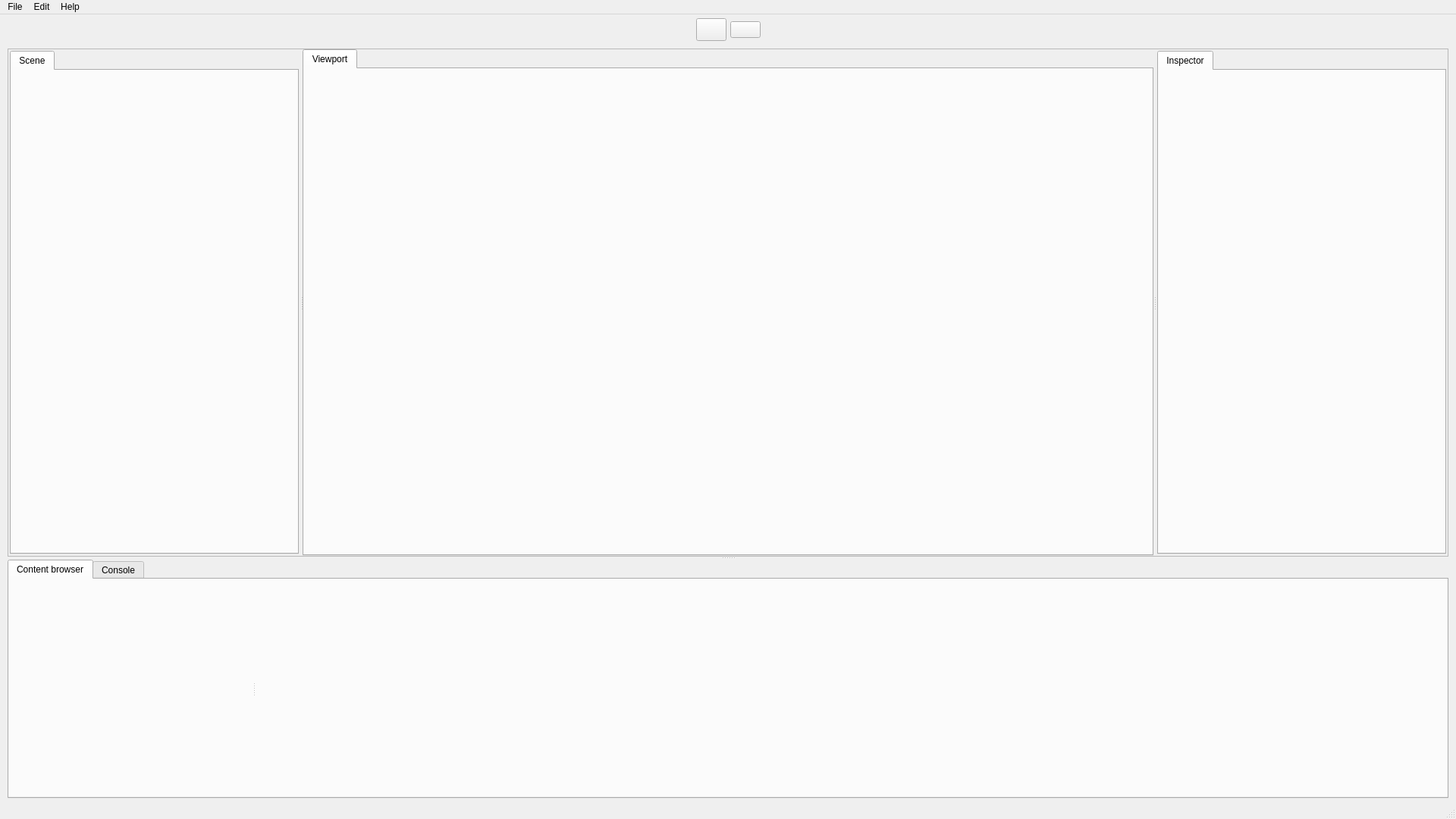
<?xml version="1.0" encoding="UTF-8"?>
<ui version="4.0">
 <class>editor::editor_main</class>
 <widget class="QMainWindow" name="editor::editor_main">
  <property name="geometry">
   <rect>
    <x>0</x>
    <y>0</y>
    <width>1920</width>
    <height>1080</height>
   </rect>
  </property>
  <property name="windowTitle">
   <string>editor_main</string>
  </property>
  <widget class="QWidget" name="centralwidget">
   <property name="sizePolicy">
    <sizepolicy hsizetype="Expanding" vsizetype="Expanding">
     <horstretch>1</horstretch>
     <verstretch>1</verstretch>
    </sizepolicy>
   </property>
   <layout class="QGridLayout" name="gridLayout" rowstretch="0,0" columnstretch="0">
    <property name="leftMargin">
     <number>10</number>
    </property>
    <property name="topMargin">
     <number>5</number>
    </property>
    <property name="rightMargin">
     <number>10</number>
    </property>
    <property name="bottomMargin">
     <number>5</number>
    </property>
    <property name="spacing">
     <number>10</number>
    </property>
    <item row="1" column="0">
     <widget class="QSplitter" name="splitter_2">
      <property name="enabled">
       <bool>true</bool>
      </property>
      <property name="sizePolicy">
       <sizepolicy hsizetype="Preferred" vsizetype="Preferred">
        <horstretch>1</horstretch>
        <verstretch>1</verstretch>
       </sizepolicy>
      </property>
      <property name="minimumSize">
       <size>
        <width>400</width>
        <height>300</height>
       </size>
      </property>
      <property name="orientation">
       <enum>Qt::Orientation::Vertical</enum>
      </property>
      <property name="childrenCollapsible">
       <bool>false</bool>
      </property>
      <widget class="QSplitter" name="splitter">
       <property name="sizePolicy">
        <sizepolicy hsizetype="Expanding" vsizetype="Expanding">
         <horstretch>1</horstretch>
         <verstretch>30</verstretch>
        </sizepolicy>
       </property>
       <property name="minimumSize">
        <size>
         <width>100</width>
         <height>100</height>
        </size>
       </property>
       <property name="baseSize">
        <size>
         <width>0</width>
         <height>0</height>
        </size>
       </property>
       <property name="autoFillBackground">
        <bool>false</bool>
       </property>
       <property name="frameShape">
        <enum>QFrame::Shape::StyledPanel</enum>
       </property>
       <property name="lineWidth">
        <number>3</number>
       </property>
       <property name="orientation">
        <enum>Qt::Orientation::Horizontal</enum>
       </property>
       <property name="opaqueResize">
        <bool>true</bool>
       </property>
       <property name="handleWidth">
        <number>3</number>
       </property>
       <property name="childrenCollapsible">
        <bool>false</bool>
       </property>
       <widget class="QWidget" name="m_sceneGraph" native="true">
        <property name="sizePolicy">
         <sizepolicy hsizetype="Preferred" vsizetype="Preferred">
          <horstretch>1</horstretch>
          <verstretch>1</verstretch>
         </sizepolicy>
        </property>
        <property name="minimumSize">
         <size>
          <width>10</width>
          <height>10</height>
         </size>
        </property>
        <layout class="QHBoxLayout" name="horizontalLayout">
         <property name="spacing">
          <number>5</number>
         </property>
         <property name="leftMargin">
          <number>2</number>
         </property>
         <property name="topMargin">
          <number>2</number>
         </property>
         <property name="rightMargin">
          <number>2</number>
         </property>
         <property name="bottomMargin">
          <number>2</number>
         </property>
         <item>
          <widget class="QTabWidget" name="tabWidget_2">
           <property name="sizePolicy">
            <sizepolicy hsizetype="Expanding" vsizetype="Expanding">
             <horstretch>1</horstretch>
             <verstretch>1</verstretch>
            </sizepolicy>
           </property>
           <property name="tabPosition">
            <enum>QTabWidget::TabPosition::North</enum>
           </property>
           <property name="tabShape">
            <enum>QTabWidget::TabShape::Rounded</enum>
           </property>
           <property name="currentIndex">
            <number>0</number>
           </property>
           <property name="elideMode">
            <enum>Qt::TextElideMode::ElideNone</enum>
           </property>
           <property name="documentMode">
            <bool>false</bool>
           </property>
           <property name="movable">
            <bool>false</bool>
           </property>
           <widget class="QWidget" name="sceneTab">
            <property name="sizePolicy">
             <sizepolicy hsizetype="Preferred" vsizetype="Preferred">
              <horstretch>1</horstretch>
              <verstretch>1</verstretch>
             </sizepolicy>
            </property>
            <attribute name="title">
             <string>Scene</string>
            </attribute>
           </widget>
          </widget>
         </item>
        </layout>
       </widget>
       <widget class="QWidget" name="m_viewport" native="true">
        <property name="sizePolicy">
         <sizepolicy hsizetype="Preferred" vsizetype="Preferred">
          <horstretch>3</horstretch>
          <verstretch>3</verstretch>
         </sizepolicy>
        </property>
        <property name="minimumSize">
         <size>
          <width>100</width>
          <height>20</height>
         </size>
        </property>
        <layout class="QHBoxLayout" name="horizontalLayout_2">
         <property name="spacing">
          <number>5</number>
         </property>
         <property name="leftMargin">
          <number>0</number>
         </property>
         <property name="topMargin">
          <number>0</number>
         </property>
         <property name="rightMargin">
          <number>0</number>
         </property>
         <property name="bottomMargin">
          <number>0</number>
         </property>
         <item>
          <widget class="QTabWidget" name="tabWidget_4">
           <property name="sizePolicy">
            <sizepolicy hsizetype="Expanding" vsizetype="Expanding">
             <horstretch>1</horstretch>
             <verstretch>1</verstretch>
            </sizepolicy>
           </property>
           <property name="minimumSize">
            <size>
             <width>20</width>
             <height>20</height>
            </size>
           </property>
           <property name="currentIndex">
            <number>0</number>
           </property>
           <widget class="QWidget" name="viewportTab">
            <property name="sizePolicy">
             <sizepolicy hsizetype="Preferred" vsizetype="Preferred">
              <horstretch>1</horstretch>
              <verstretch>1</verstretch>
             </sizepolicy>
            </property>
            <attribute name="title">
             <string>Viewport</string>
            </attribute>
           </widget>
          </widget>
         </item>
        </layout>
       </widget>
       <widget class="QWidget" name="m_inspector" native="true">
        <property name="sizePolicy">
         <sizepolicy hsizetype="Preferred" vsizetype="Preferred">
          <horstretch>1</horstretch>
          <verstretch>1</verstretch>
         </sizepolicy>
        </property>
        <property name="minimumSize">
         <size>
          <width>10</width>
          <height>10</height>
         </size>
        </property>
        <layout class="QHBoxLayout" name="horizontalLayout_3">
         <property name="spacing">
          <number>5</number>
         </property>
         <property name="leftMargin">
          <number>2</number>
         </property>
         <property name="topMargin">
          <number>2</number>
         </property>
         <property name="rightMargin">
          <number>2</number>
         </property>
         <property name="bottomMargin">
          <number>2</number>
         </property>
         <item>
          <widget class="QTabWidget" name="tabWidget_3">
           <property name="sizePolicy">
            <sizepolicy hsizetype="Expanding" vsizetype="Expanding">
             <horstretch>1</horstretch>
             <verstretch>1</verstretch>
            </sizepolicy>
           </property>
           <property name="tabShape">
            <enum>QTabWidget::TabShape::Rounded</enum>
           </property>
           <property name="currentIndex">
            <number>0</number>
           </property>
           <property name="documentMode">
            <bool>false</bool>
           </property>
           <property name="tabsClosable">
            <bool>false</bool>
           </property>
           <property name="movable">
            <bool>false</bool>
           </property>
           <widget class="QWidget" name="inspectorTab">
            <property name="sizePolicy">
             <sizepolicy hsizetype="Preferred" vsizetype="Preferred">
              <horstretch>1</horstretch>
              <verstretch>1</verstretch>
             </sizepolicy>
            </property>
            <attribute name="title">
             <string>Inspector</string>
            </attribute>
           </widget>
          </widget>
         </item>
        </layout>
       </widget>
      </widget>
      <widget class="QTabWidget" name="tabWidget">
       <property name="sizePolicy">
        <sizepolicy hsizetype="MinimumExpanding" vsizetype="MinimumExpanding">
         <horstretch>1</horstretch>
         <verstretch>2</verstretch>
        </sizepolicy>
       </property>
       <property name="minimumSize">
        <size>
         <width>1</width>
         <height>1</height>
        </size>
       </property>
       <property name="autoFillBackground">
        <bool>false</bool>
       </property>
       <property name="currentIndex">
        <number>0</number>
       </property>
       <widget class="QWidget" name="content">
        <property name="sizePolicy">
         <sizepolicy hsizetype="Preferred" vsizetype="Preferred">
          <horstretch>1</horstretch>
          <verstretch>1</verstretch>
         </sizepolicy>
        </property>
        <attribute name="title">
         <string>Content browser</string>
        </attribute>
        <layout class="QHBoxLayout" name="horizontalLayout_4">
         <item>
          <widget class="QSplitter" name="splitter_3">
           <property name="sizePolicy">
            <sizepolicy hsizetype="Expanding" vsizetype="Preferred">
             <horstretch>0</horstretch>
             <verstretch>0</verstretch>
            </sizepolicy>
           </property>
           <property name="minimumSize">
            <size>
             <width>1</width>
             <height>1</height>
            </size>
           </property>
           <property name="orientation">
            <enum>Qt::Orientation::Horizontal</enum>
           </property>
           <widget class="folders_widget" name="folders" native="true">
            <property name="sizePolicy">
             <sizepolicy hsizetype="Preferred" vsizetype="Preferred">
              <horstretch>1</horstretch>
              <verstretch>1</verstretch>
             </sizepolicy>
            </property>
           </widget>
           <widget class="folder_content_widget" name="folderContent" native="true">
            <property name="sizePolicy">
             <sizepolicy hsizetype="Preferred" vsizetype="Preferred">
              <horstretch>5</horstretch>
              <verstretch>5</verstretch>
             </sizepolicy>
            </property>
           </widget>
          </widget>
         </item>
        </layout>
       </widget>
       <widget class="QWidget" name="console">
        <attribute name="title">
         <string>Console</string>
        </attribute>
        <layout class="QHBoxLayout" name="horizontalLayout_4">
         <item>
          <widget class="QListWidget" name="listWidget"/>
         </item>
        </layout>
       </widget>
      </widget>
     </widget>
    </item>
    <item row="0" column="0">
     <widget class="QWidget" name="playControls" native="true">
      <property name="minimumSize">
       <size>
        <width>100</width>
        <height>30</height>
       </size>
      </property>
      <layout class="QHBoxLayout" name="horizontalLayout_5" stretch="0,0,0,0">
       <property name="spacing">
        <number>5</number>
       </property>
       <property name="leftMargin">
        <number>0</number>
       </property>
       <property name="topMargin">
        <number>0</number>
       </property>
       <property name="rightMargin">
        <number>0</number>
       </property>
       <property name="bottomMargin">
        <number>0</number>
       </property>
       <item>
        <spacer name="horizontalSpacer_2">
         <property name="orientation">
          <enum>Qt::Orientation::Horizontal</enum>
         </property>
         <property name="sizeHint" stdset="0">
          <size>
           <width>40</width>
           <height>20</height>
          </size>
         </property>
        </spacer>
       </item>
       <item>
        <widget class="QPushButton" name="m_playButton">
         <property name="sizePolicy">
          <sizepolicy hsizetype="Fixed" vsizetype="Preferred">
           <horstretch>0</horstretch>
           <verstretch>0</verstretch>
          </sizepolicy>
         </property>
         <property name="layoutDirection">
          <enum>Qt::LayoutDirection::LeftToRight</enum>
         </property>
         <property name="text">
          <string/>
         </property>
         <property name="icon">
          <iconset theme="QIcon::ThemeIcon::MediaPlaybackStart"/>
         </property>
         <property name="iconSize">
          <size>
           <width>24</width>
           <height>24</height>
          </size>
         </property>
         <property name="autoDefault">
          <bool>false</bool>
         </property>
         <property name="default">
          <bool>false</bool>
         </property>
         <property name="flat">
          <bool>false</bool>
         </property>
        </widget>
       </item>
       <item>
        <widget class="QPushButton" name="pushButton">
         <property name="sizePolicy">
          <sizepolicy hsizetype="Fixed" vsizetype="Fixed">
           <horstretch>0</horstretch>
           <verstretch>0</verstretch>
          </sizepolicy>
         </property>
         <property name="layoutDirection">
          <enum>Qt::LayoutDirection::LeftToRight</enum>
         </property>
         <property name="text">
          <string/>
         </property>
         <property name="icon">
          <iconset theme="QIcon::ThemeIcon::MediaPlaybackPause"/>
         </property>
         <property name="iconSize">
          <size>
           <width>24</width>
           <height>24</height>
          </size>
         </property>
         <property name="autoDefault">
          <bool>false</bool>
         </property>
         <property name="default">
          <bool>false</bool>
         </property>
         <property name="flat">
          <bool>false</bool>
         </property>
        </widget>
       </item>
       <item>
        <spacer name="horizontalSpacer">
         <property name="orientation">
          <enum>Qt::Orientation::Horizontal</enum>
         </property>
         <property name="sizeHint" stdset="0">
          <size>
           <width>40</width>
           <height>20</height>
          </size>
         </property>
        </spacer>
       </item>
      </layout>
     </widget>
    </item>
   </layout>
  </widget>
  <widget class="QMenuBar" name="menubar">
   <property name="geometry">
    <rect>
     <x>0</x>
     <y>0</y>
     <width>1920</width>
     <height>33</height>
    </rect>
   </property>
   <property name="sizePolicy">
    <sizepolicy hsizetype="MinimumExpanding" vsizetype="Minimum">
     <horstretch>1</horstretch>
     <verstretch>1</verstretch>
    </sizepolicy>
   </property>
   <widget class="QMenu" name="menuFile">
    <property name="title">
     <string>File</string>
    </property>
   </widget>
   <widget class="QMenu" name="menuEdit">
    <property name="title">
     <string>Edit</string>
    </property>
    <addaction name="actionEditor_settings"/>
   </widget>
   <widget class="QMenu" name="menuHelp">
    <property name="title">
     <string>Help</string>
    </property>
   </widget>
   <addaction name="menuFile"/>
   <addaction name="menuEdit"/>
   <addaction name="menuHelp"/>
  </widget>
  <widget class="QStatusBar" name="statusbar"/>
  <action name="actionEditor_settings">
   <property name="text">
    <string>Editor settings</string>
   </property>
  </action>
 </widget>
 <customwidgets>
  <customwidget>
   <class>folders_widget</class>
   <extends>QWidget</extends>
   <header>folders_widget.h</header>
   <container>1</container>
  </customwidget>
  <customwidget>
   <class>folder_content_widget</class>
   <extends>QWidget</extends>
   <header>folder_content_widget.h</header>
   <container>1</container>
  </customwidget>
 </customwidgets>
 <resources>
  <include location="../sources.qrc"/>
 </resources>
 <connections/>
</ui>
